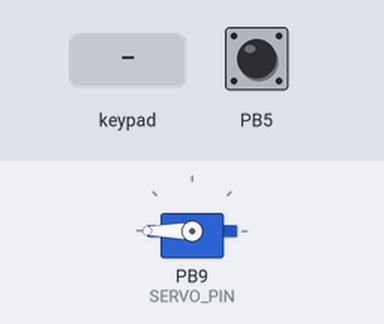
Bench run of a sketch on a simulated STM32 Blue Pill. Parts: servo. The test bench sets the inputs (shaded band); at power-on: PB5 HIGH.

Above: at 1.2 s.
1.3 s: keypad keys 1 2 3 4 * pressed 0.4 s apart
At 3.3 s:
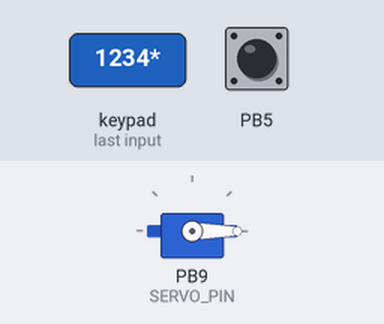
4.8 s: PB5 pulled LOW for 1 s
At 6.1 s:
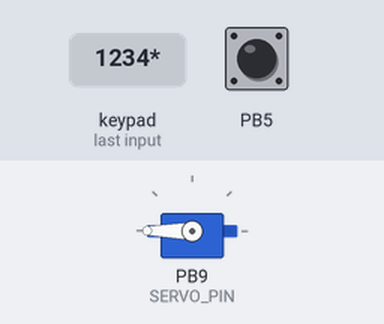
Timing chart, 0 to 7.8 s (numbered marks = the images above; inputs shaded):
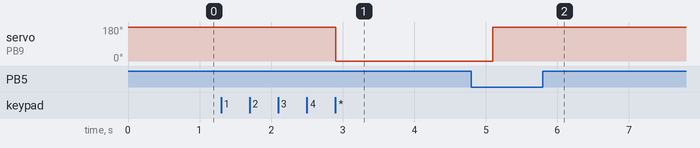

Measured:
- after the input at 1.3 s, servo on PB9 (SERVO_PIN): 180° → 0° after 1.6 s
- after the input at 4.8 s, servo on PB9 (SERVO_PIN): 0° → 180° after 0.30 s

The sketch:

Doorlockkeypad.ino
```cpp
#include <Keypad.h>
#include <Arduino.h>
#include <Servo.h>
#include <GyverButton.h>

#define SERVO_PIN PB9
#define BUTTON_PIN PB5

const byte SERVO_LOCKED_POS   = 180;
const byte SERVO_UNLOCKED_POS = 0;

const byte ROWS = 4;
const byte COLS = 3;
char keys[ROWS][COLS] = {
  {'1','2','3'},
  {'4','5','6'},
  {'7','8','9'},
  {'*','0','#'}
};
byte rowPins[ROWS] = {PA7, PA6, PA5, PA4};
byte colPins[COLS] = {PA3, PA2, PA1};
Keypad keypad = Keypad(makeKeymap(keys), rowPins, colPins, ROWS, COLS);

String correctCode = "1234";
String inputCode = "";

Servo lock;
GButton button(BUTTON_PIN);

enum DoorState { LOCKED, UNLOCKED_WAIT_RELEASE, UNLOCKED_READY_CLOSE };
DoorState doorState = LOCKED;

void setup() {
  lock.attach(SERVO_PIN);
  lock.write(SERVO_LOCKED_POS);
  button.setDebounce(50);
  button.setTimeout(300);
  button.setClickTimeout(600);
}

void loop() {
  button.tick();
  handleKeypad();

  switch (doorState) {
    case UNLOCKED_WAIT_RELEASE:
      if (!button.isHold()) doorState = UNLOCKED_READY_CLOSE;
      break;
    case UNLOCKED_READY_CLOSE:
      if (button.isHold()) {
        lock.write(SERVO_LOCKED_POS);
        doorState = LOCKED;
      }
      break;
    default:
      break;
  }
}

void handleKeypad() {
  if (doorState != LOCKED) return;
  char key = keypad.getKey();
  if (!key) return;
  if (key == '*') checkCode();
  else if (key == '#') inputCode = "";
  else if (key >= '0' && key <= '9') inputCode += key;
}

void checkCode() {
  if (inputCode == correctCode && doorState == LOCKED) {
    lock.write(SERVO_UNLOCKED_POS);
    doorState = UNLOCKED_WAIT_RELEASE;
  }
  inputCode = "";
}
```
